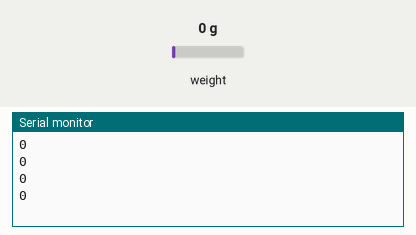
This sketch was run on a simulated Arduino Uno, built with avr-gcc and run on an emulated ATmega328P. Shown: the last lines printed to the serial monitor. The test bench sets the inputs (shaded band); at power-on: weight on the scale 0 g.

Above: at 1.2 s.
1.3 s: weight on the scale set to 100 g
At 1.51 s:
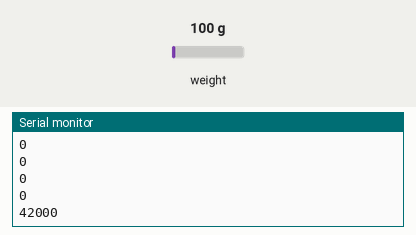
2.8 s: weight on the scale set to 1250 g
At 3.01 s:
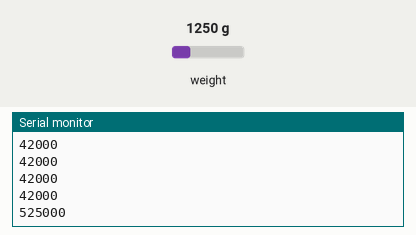
Timing chart, 0 to 5.8 s (numbered marks = the images above; inputs shaded):
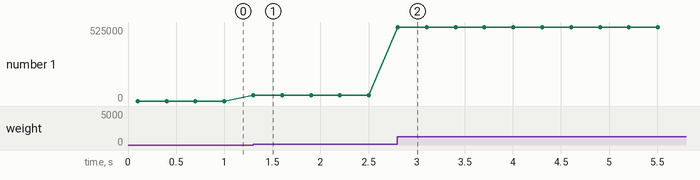

The sketch:

HX_debug.ino
```cpp
#include "HX711.h"

HX711 scale;

void setup() {
  Serial.begin(115200);
  scale.begin(2,3);
}

void loop() {
  Serial.println(scale.read());
  delay(200);
}
```

Measured:
- after the input at 1.3 s, the serial monitor: prints a new line at once (image 1)
- after the input at 2.8 s, the serial monitor: prints a new line at once (image 2)
- plotted number 1: 0 → 42000 after the input at 1.3 s, 42000 → 525000 after the input at 2.8 s
